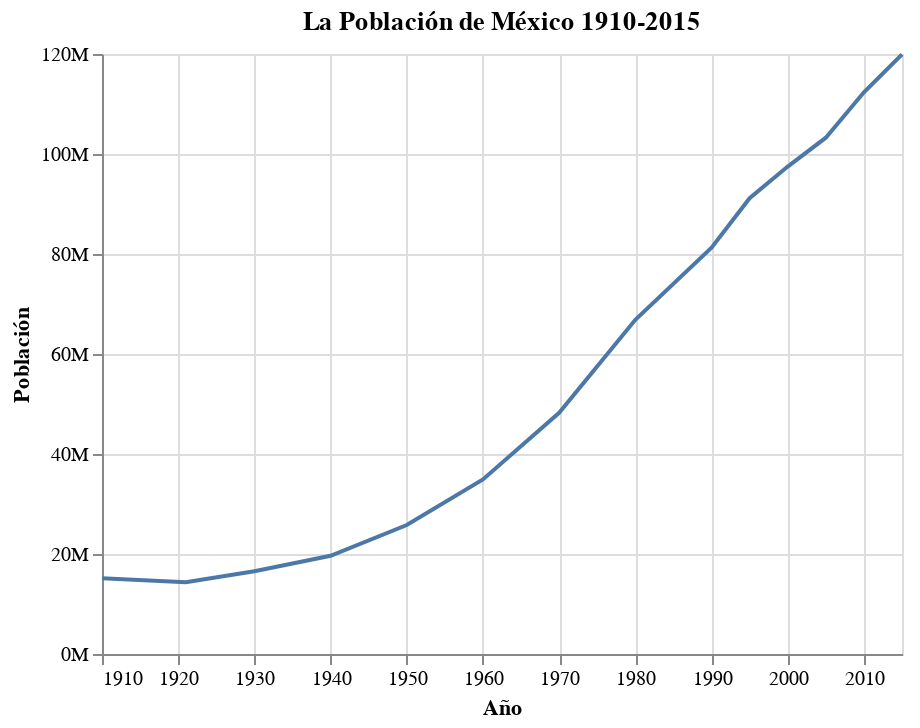

Here is the notebook cell this chart was saved with:
### Markdown cell above
Terminemos de personalizar este gráfico con un título más apropiado.

### Code cell
alt.Chart(datos).mark_line().encode(
    x = alt.X("Periodo:T", title = "Año"),
    y = alt.Y("Número de personas:Q", title = "Población", axis = alt.Axis(format = 's')),
).properties(
    title = "La Población de México 1910-2015"
)

### Figure 1 — Vega-Lite specification as saved in the notebook (floating-point values rounded to 4 significant figures)
{"$schema": "https://vega.github.io/schema/vega-lite/v2.6.0.json", "config": {"view": {"height": 300, "width": 400}}, "data": {"name": "data-1693b45c29db1e7af6744f1f5a3d8b25"}, "datasets": {"data-1693b45c29db1e7af6744f1f5a3d8b25": [{"Número de personas": 15160369, "Periodo": "1910-01-01T00:00:00"}, {"Número de personas": 14334780, "Periodo": "1921-01-01T00:00:00"}, {"Número de personas": 16552722, "Periodo": "1930-01-01T00:00:00"}, {"Número de personas": 19653552, "Periodo": "1940-01-01T00:00:00"}, {"Número de personas": 25791017, "Periodo": "1950-01-01T00:00:00"}, {"Número de personas": 34923129, "Periodo": "1960-01-01T00:00:00"}, {"Número de personas": 48225238, "Periodo": "1970-01-01T00:00:00"}, {"Número de personas": 66846833, "Periodo": "1980-01-01T00:00:00"}, {"Número de personas": 81249645, "Periodo": "1990-01-01T00:00:00"}, {"Número de personas": 91158290, "Periodo": "1995-01-01T00:00:00"}, {"Número de personas": 97483412, "Periodo": "2000-01-01T00:00:00"}, {"Número de personas": 103263388, "Periodo": "2005-01-01T00:00:00"}, {"Número de personas": 112336538, "Periodo": "2010-01-01T00:00:00"}, {"Número de personas": 119938473, "Periodo": "2015-01-01T00:00:00"}]}, "encoding": {"x": {"field": "Periodo", "title": "Año", "type": "temporal"}, "y": {"axis": {"format": "s"}, "field": "Número de personas", "title": "Población", "type": "quantitative"}}, "mark": "line", "title": "La Población de México 1910-2015"}
